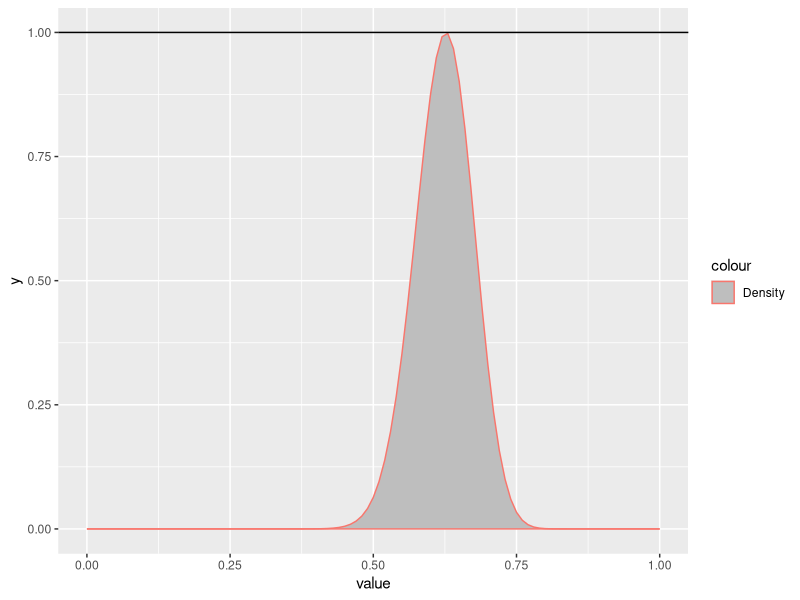
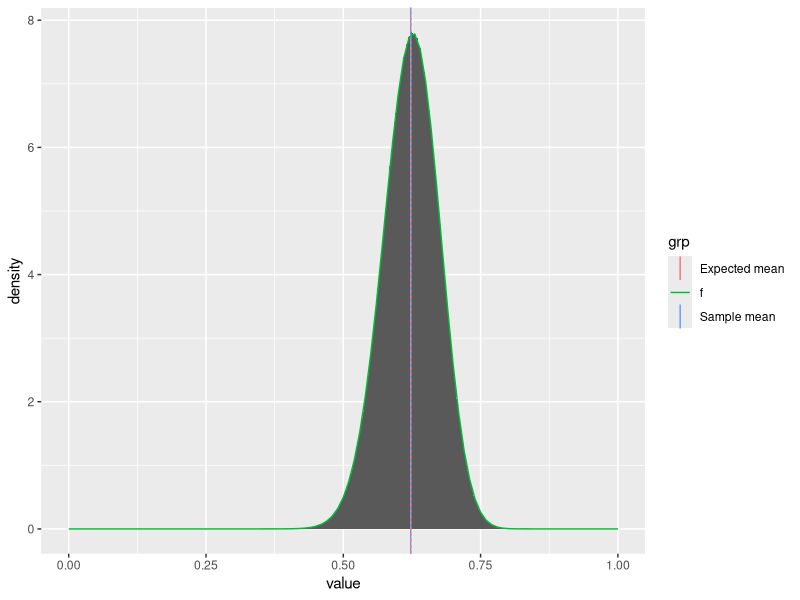

Recreate these plots in R, in order.
## ---- chunk 1
library(ggplot2)
library(tibble)
library(knitr)
library(kableExtra)
data <- tibble(
  cellCount = c("$y_1 = 125$", "$y_2 = 18$", "$y_3 = 20$", "$y_4 = 34$"),
  probability = c("$\\frac{1}{2} + \\frac{\\theta}{4}$", "$\\frac{1 - \\theta}{4}$", "$\\frac{1 - \\theta}{4}$", "$\\frac{\\theta}{4}$")
)
data %>%
  kable(
    col.names = c("Cell count", "Probability"),
    caption = "Table 1: Genetic linkage data"
  ) %>%
  kable_styling()
## ---- chunk 2
construct_f <- function(y) {
  #' Construct f function which is scaled to max(f) = 1
  unscaled_log_f <- function(theta) {
    y[1] * log(2 + theta) + (y[2] + y[3]) * log(1 - theta) + y[4] * log(theta)
  }
  log_maxima <- optimize(
    f = unscaled_log_f,
    maximum = TRUE,
    interval = c(0, 1)
  )$objective
  
  # Scale f to have max value 1
  # NB! This does not integrate to 1, so it is not a proper density function!
  # You can use make_density for that purpose.
  scaled_f <- function(theta) {
    return(exp(unscaled_log_f(theta) - log_maxima))
  }
  return(scaled_f)
}

sample_theta <- function(n, y) {
  #' Generate n theta samples from f function, given 4-vector y
  f_density <- construct_f(y = y)
  found <- vector()
  while(length(found) < n) {
    # Number of samples that remain to be found
    remaining <- n - length(found)

    # These are proposed values that might be accepted...
    x <- runif(remaining)

    # ... with acceptance probability
    alpha <- f_density(x)

    # Append the values that get accepted
    u <- runif(remaining)
    success <- u <= alpha
    found <- c(found, x[success])
  }
  return(found)
}
## ---- chunk 3
y <- c(125, 18, 20, 34)
f_density <- construct_f(y = y)
df <- enframe(rnorm(10000))
ggplot(data = df) + aes(x = value) +
  stat_function(
    fun = f_density,
    xlim = c(0, 1),
    mapping = aes(col = 'Density'),
    geom = "area",
    fill = "gray"
  ) +
  geom_hline (
    yintercept = 1,
    mapping = aes(col = 'Uniform distribution')
  )
## ---- chunk 4
N <- 10000000
theta_samples <- enframe(sample_theta(n = N, y = y))
## ---- chunk 5
fNormalizer <- integrate(f_density, lower = 0, upper = 1)$value
f_normalizedDensity <- function(theta) {
  return(f_density(theta) / fNormalizer)
}
make_density <- function(f, lower = 0, upper = 1) {
  normalizer = integrate(f, lower = lower, upper = upper)$value
  normalized_function <- function(...) {
    return(f(...) / normalizer)
  }
  return(normalized_function)
}
## ---- chunk 6
thetaSampleMean <- mean(theta_samples$value)
thetaExpectedMean <- integrate(
  f = function(theta) theta * f_normalizedDensity(theta),
  lower = 0,
  upper = 1
)$value
means <- tibble(
  xint = c(thetaSampleMean, thetaExpectedMean),
  grp = c("Sample mean", "Expected mean")
)

binWidth = 0.001
theta_samples %>%
  ggplot() +
  geom_histogram(
    mapping = aes(x = value, y = ..density..),
    binwidth = binWidth,
    boundary = 0,
    size = 0
  ) +
  geom_vline(
    data = means,
    aes(
      xintercept = xint,
      col = grp,
      linetype = c("dashed", "dotted")
    )
  ) +
  stat_function(
    fun = make_density(f_density),
    xlim = c(0, 1),
    aes(col = 'f')
  ) +
  xlim(0, 1) +
  guides(linetype = FALSE)
